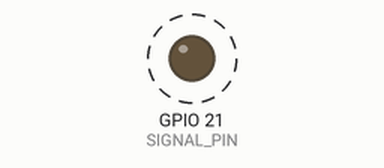
A sketch run on a simulated ESP32. Shown: output pins drawn as LEDs (lit = HIGH). Dashed ring = blinking.

Above: at 0.05 s.
Timing chart, 0 to 4.6 s (numbered marks = the images above):
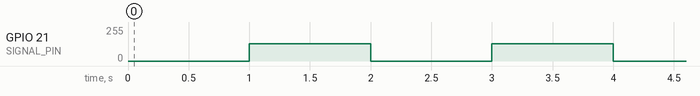

The sketch:

gpio.ino
```cpp
#include "beep.h"
void setup()
{
}

void loop()
{
  delay(1000);
  beep_start();
  delay(1000);
  beep_stop();
}
```

beep.h
```cpp
#define SIGNAL_PIN 21

const int pwmFreq = 4000;    // 4 kHz frequency
const int pwmResolution = 8; // 8-bit resolution (values 0-255)
const int pwmDuty = 128;     // 50% duty cycle (128 / 255)

void beep_start()
{
    ledcAttach(SIGNAL_PIN, pwmFreq, pwmResolution);

    ledcWrite(SIGNAL_PIN, pwmDuty);
}

void beep_stop()
{
    ledcWrite(SIGNAL_PIN, 0);
}
```

Measured:
- by itself, GPIO 21 (SIGNAL_PIN): alternates 128/255 for 1.0 s and 0/255 for 1.0 s
